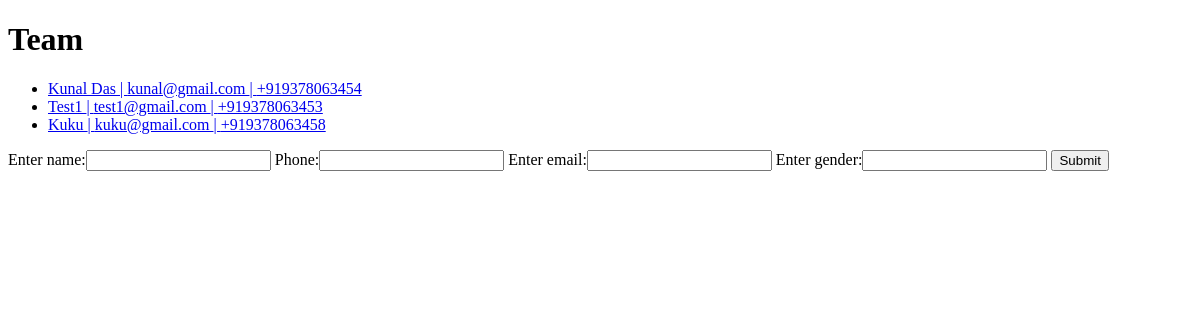
Page /teams/ (signed in) on the earlier database version.
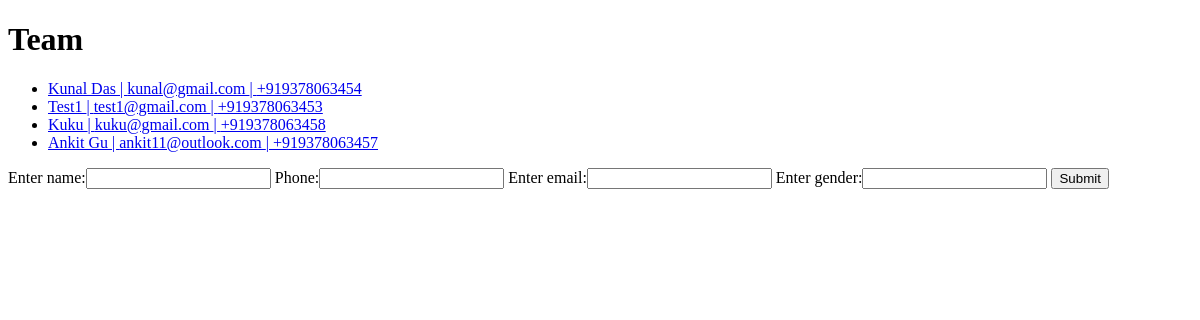
Same page on the later database version.
### teams/models.py (models this page shows)
class TeamMembers(models.Model):
    GENDER_CHOICES = [
        ('M', 'Male'),
        ('F', 'Female'),
    ]
    email = models.EmailField(unique=True)
    name = models.CharField(max_length=150, blank=True)
    phone = PhoneNumberField(unique=False, blank=True)
    gender = models.CharField(choices = GENDER_CHOICES,max_length=1,default='M')

### teams/views.py (the view)
# urls.py: path('', views.team_members, name='team'),
@login_required
def team_members(request):
    team = Team.objects.filter(leader=request.user).first()
    if request.method == 'POST':
        form = MemberForm(request.POST)
        name = form['name'].value()
        email = form['email'].value()
        phone = form['phone'].value()
        gender = form['gender'].value()
        flag=0
        for member in team.members.all():
            if member.email==email or member.phone==phone:
                messages.error(request,"Member already exists in your team")
                flag=1
                break
        if flag==0:
            new_member = TeamMembers(name=name,email=email,phone=phone,gender=gender)
            new_member.save()
            team.members.add(new_member)
            team.save()
    else:
        form = MemberForm()
    all_members = []
    for member in team.members.all():
        all_members.append(member)
    return render(request,'teams/team_members.html',{'title':'Alcheringa | Teams','form':form,'team':all_members})

### teams/forms.py
class MemberForm(forms.Form):
    name = forms.CharField(label='Enter name', max_length=100)
    phone = PhoneNumberField(label='Enter phone number')
    email = forms.EmailField(label='Enter email', max_length=100)
    gender = forms.CharField(label='Enter gender', max_length=1)

### templates/teams/team_members.html (shortened to what this page needs)
<!DOCTYPE html>
<html lang="en">
<head>
</head>
<body>
    <h1>Team</h1>
    <ul>
        {% for member in team %}
            <li><a href = "{% url 'update-member' member.pk %}">{{member.name}} | {{member.email}} | {{member.phone}}</a></li>
        {% endfor %}
    </ul>
    <form method = "POST">
        {{form}}
        <button type="submit">Submit</button>
    </form>
</body>
</html>

Differences in the rows shown:
added TeamMembers: name "Ankit Gu", email "ankit11@outlook.com", phone "+919378063457"
